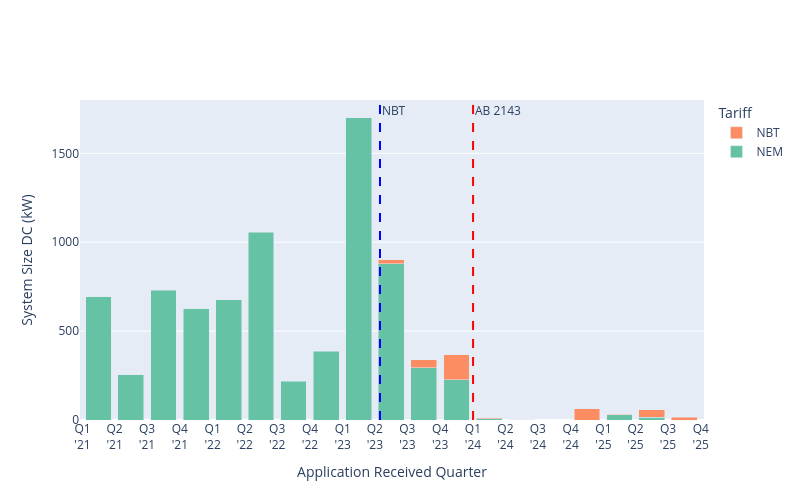

The notebook cell saved with this chart:
### Markdown cell above
## Total Added Capacity in 2021-25

Visualize data applications in terms of applied for capacity per year with NBT and AB 2143 deadlines annotated.

### Code cell
fig = data_vis.commercial_capacity_per_year(df_scci, y_range=1800)
fig.show()

# Write figure
fig.write_image(os.path.join(data_dir, "SC_capacity.png"), scale=5)
fig.write_html(os.path.join(data_dir, "SC_capacity.html"))

### Figure 1 — Plotly figure (JSON) as saved in the notebook; plotly's stock layout.template omitted (floating-point values rounded to 4 significant figures)
{"data": [{"hovertext": ["System Size: 12.0 kW<br> Nbr Applications: 1", "System Size: 0.0 kW<br> Nbr Applications: 0", "System Size: 38.78 kW<br> Nbr Applications: 5", "System Size: 4.04 kW<br> Nbr Applications: 2", "System Size: 0.0 kW<br> Nbr Applications: 0", "System Size: 10.077 kW<br> Nbr Applications: 4", "System Size: 13.924 kW<br> Nbr Applications: 1", "System Size: 37.241 kW<br> Nbr Applications: 2", "System Size: 82.457 kW<br> Nbr Applications: 2", "System Size: 24.36 kW<br> Nbr Applications: 2", "System Size: 131.69 kW<br> Nbr Applications: 5", "System Size: 22.8 kW<br> Nbr Applications: 1", "System Size: 213.72299999999998 kW<br> Nbr Applications: 3", "System Size: 85.016 kW<br> Nbr Applications: 2", "System Size: 167.937 kW<br> Nbr Applications: 3", "System Size: 365.216 kW<br> Nbr Applications: 7", "System Size: 98.06700000000001 kW<br> Nbr Applications: 3", "System Size: 11.543000000000001 kW<br> Nbr Applications: 3", "System Size: 7.327999999999999 kW<br> Nbr Applications: 2", "System Size: 22.200000000000003 kW<br> Nbr Applications: 3", "System Size: 18.072 kW<br> Nbr Applications: 2", "System Size: 7.92 kW<br> Nbr Applications: 1", "System Size: 179.167 kW<br> Nbr Applications: 1", "System Size: 0.0 kW<br> Nbr Applications: 0", "System Size: 89.204 kW<br> Nbr Applications: 3", "System Size: 660.636 kW<br> Nbr Applications: 6", "System Size: 124.244 kW<br> Nbr Applications: 4", "System Size: 410.86 kW<br> Nbr Applications: 2", "System Size: 326.22700000000003 kW<br> Nbr Applications: 2", "System Size: 917.8800000000001 kW<br> Nbr Applications: 4", "System Size: 826.2239999999999 kW<br> Nbr Applications: 2", "System Size: 463.483 kW<br> Nbr Applications: 9", "System Size: 555.115 kW<br> Nbr Applications: 5", "System Size: 37.769000000000005 kW<br> Nbr Applications: 7", "System Size: 474.656 kW<br> Nbr Applications: 6", "System Size: 141.86599999999999 kW<br> Nbr Applications: 4", "System Size: 690.309 kW<br> Nbr Applications: 11", "System Size: 511.50600000000003 kW<br> Nbr Applications: 7", "System Size: 137.04 kW<br> Nbr Applications: 3", "System Size: 874.764 kW<br> Nbr Applications: 4", "System Size: 1404.4959999999999 kW<br> Nbr Applications: 3", "System Size: 140.029 kW<br> Nbr Applications: 2", "System Size: 7.028 kW<br> Nbr Applications: 1", "System Size: 135.44299999999998 kW<br> Nbr Applications: 3", "System Size: 18.576999999999998 kW<br> Nbr Applications: 3", "System Size: 514.795 kW<br> Nbr Applications: 7", "System Size: 358.44000000000005 kW<br> Nbr Applications: 3", "System Size: 578.741 kW<br> Nbr Applications: 8", "System Size: 553.971 kW<br> Nbr Applications: 9", "System Size: 193.507 kW<br> Nbr Applications: 6", "System Size: 588.889 kW<br> Nbr Applications: 3", "System Size: 1201.4569999999999 kW<br> Nbr Applications: 8", "System Size: 332.49 kW<br> Nbr Applications: 6", "System Size: 176.428 kW<br> Nbr Applications: 5", "System Size: 73.696 kW<br> Nbr Applications: 3", "System Size: 187.39 kW<br> Nbr Applications: 4", "System Size: 472.40200000000004 kW<br> Nbr Applications: 6", "System Size: 512.2420000000001 kW<br> Nbr Applications: 4", "System Size: 193.353 kW<br> Nbr Applications: 4", "System Size: 517.452 kW<br> Nbr Applications: 6", "System Size: 77.76700000000001 kW<br> Nbr Applications: 6", "System Size: 288.484 kW<br> Nbr Applications: 9", "System Size: 228.761 kW<br> Nbr Applications: 3", "System Size: 126.577 kW<br> Nbr Applications: 5", "System Size: 569.9440000000001 kW<br> Nbr Applications: 6", "System Size: 693.125 kW<br> Nbr Applications: 3", "System Size: 253.393 kW<br> Nbr Applications: 5", "System Size: 729.438 kW<br> Nbr Applications: 15", "System Size: 626.913 kW<br> Nbr Applications: 11", "System Size: 677.1469999999999 kW<br> Nbr Applications: 7", "System Size: 1055.566 kW<br> Nbr Applications: 3", "System Size: 218.726 kW<br> Nbr Applications: 6", "System Size: 387.37 kW<br> Nbr Applications: 8", "System Size: 1700.729 kW<br> Nbr Applications: 20", "System Size: 878.356 kW<br> Nbr Applications: 19", "System Size: 293.684 kW<br> Nbr Applications: 5", "System Size: 226.952 kW<br> Nbr Applications: 9", "System Size: 6.935 kW<br> Nbr Applications: 1", "System Size: 2.235 kW<br> Nbr Applications: 1", "System Size: 0.0 kW<br> Nbr Applications: 0", "System Size: 0.0 kW<br> Nbr Applications: 0", "System Size: 30.48 kW<br> Nbr Applications: 1", "System Size: 14.455 kW<br> Nbr Applications: 1"], "marker": {"color": "rgb(102,194,165)"}, "name": "NEM", "offsetgroup": "0", "type": "bar", "x": ["2004-12-31T00:00:00.000000", "2005-03-31T00:00:00.000000", "2005-06-30T00:00:00.000000", "2005-09-30T00:00:00.000000", "2005-12-31T00:00:00.000000", "2006-03-31T00:00:00.000000", "2006-06-30T00:00:00.000000", "2006-09-30T00:00:00.000000", "2006-12-31T00:00:00.000000", "2007-03-31T00:00:00.000000", "2007-06-30T00:00:00.000000", "2007-09-30T00:00:00.000000", "2007-12-31T00:00:00.000000", "2008-03-31T00:00:00.000000", "2008-06-30T00:00:00.000000", "2008-09-30T00:00:00.000000", "2008-12-31T00:00:00.000000", "2009-03-31T00:00:00.000000", "2009-06-30T00:00:00.000000", "2009-09-30T00:00:00.000000", "2009-12-31T00:00:00.000000", "2010-03-31T00:00:00.000000", "2010-06-30T00:00:00.000000", "2010-09-30T00:00:00.000000", "2010-12-31T00:00:00.000000", "2011-03-31T00:00:00.000000", "2011-06-30T00:00:00.000000", "2011-09-30T00:00:00.000000", "2011-12-31T00:00:00.000000", "2012-03-31T00:00:00.000000", "2012-06-30T00:00:00.000000", "2012-09-30T00:00:00.000000", "2012-12-31T00:00:00.000000", "2013-03-31T00:00:00.000000", "2013-06-30T00:00:00.000000", "2013-09-30T00:00:00.000000", "2013-12-31T00:00:00.000000", "2014-03-31T00:00:00.000000", "2014-06-30T00:00:00.000000", "2014-09-30T00:00:00.000000", "2014-12-31T00:00:00.000000", "2015-03-31T00:00:00.000000", "2015-06-30T00:00:00.000000", "2015-09-30T00:00:00.000000", "2015-12-31T00:00:00.000000", "2016-03-31T00:00:00.000000", "2016-06-30T00:00:00.000000", "2016-09-30T00:00:00.000000", "2016-12-31T00:00:00.000000", "2017-03-31T00:00:00.000000", "2017-06-30T00:00:00.000000", "2017-09-30T00:00:00.000000", "2017-12-31T00:00:00.000000", "2018-03-31T00:00:00.000000", "2018-06-30T00:00:00.000000", "2018-09-30T00:00:00.000000", "2018-12-31T00:00:00.000000", "2019-03-31T00:00:00.000000", "2019-06-30T00:00:00.000000", "2019-09-30T00:00:00.000000", "2019-12-31T00:00:00.000000", "2020-03-31T00:00:00.000000", "2020-06-30T00:00:00.000000", "2020-09-30T00:00:00.000000", "2020-12-31T00:00:00.000000", "2021-03-31T00:00:00.000000", "2021-06-30T00:00:00.000000", "2021-09-30T00:00:00.000000", "2021-12-31T00:00:00.000000", "2022-03-31T00:00:00.000000", "2022-06-30T00:00:00.000000", "2022-09-30T00:00:00.000000", "2022-12-31T00:00:00.000000", "2023-03-31T00:00:00.000000", "2023-06-30T00:00:00.000000", "2023-09-30T00:00:00.000000", "2023-12-31T00:00:00.000000", "2024-03-31T00:00:00.000000", "2024-06-30T00:00:00.000000", "2024-09-30T00:00:00.000000", "2024-12-31T00:00:00.000000", "2025-03-31T00:00:00.000000", "2025-06-30T00:00:00.000000"], "xperiod": "M3", "xperiodalignment": "middle", "y": [12.0, 0.0, 38.78, 4.04, 0.0, 10.08, 13.92, 37.24, 82.46, 24.36, 131.7, 22.8, 213.7, 85.02, 167.9, 365.2, 98.07, 11.54, 7.328, 22.2, 18.07, 7.92, 179.2, 0.0, 89.2, 660.6, 124.2, 410.9, 326.2, 917.9, 826.2, 463.5, 555.1, 37.77, 474.7, 141.9, 690.3, 511.5, 137.0, 874.8, 1404.0, 140.0, 7.028, 135.4, 18.58, 514.8, 358.4, 578.7, 554.0, 193.5, 588.9, 1201.0, 332.5, 176.4, 73.7, 187.4, 472.4, 512.2, 193.4, 517.5, 77.77, 288.5, 228.8, 126.6, 569.9, 693.1, 253.4, 729.4, 626.9, 677.1, 1056.0, 218.7, 387.4, 1701.0, 878.4, 293.7, 227.0, 6.935, 2.235, 0.0, 0.0, 30.48, 14.46]}, {"hovertext": ["System Size: 24.072 kW<br> Nbr Applications: 1", "System Size: 45.958 kW<br> Nbr Applications: 2", "System Size: 141.12 kW<br> Nbr Applications: 1", "System Size: 5.083 kW<br> Nbr Applications: 1", "System Size: 0.0 kW<br> Nbr Applications: 0", "System Size: 0.0 kW<br> Nbr Applications: 0", "System Size: 63.5 kW<br> Nbr Applications: 1", "System Size: 2.821 kW<br> Nbr Applications: 1", "System Size: 43.943 kW<br> Nbr Applications: 3", "System Size: 15.516 kW<br> Nbr Applications: 1"], "marker": {"color": "rgb(252,141,98)"}, "name": "NBT", "offsetgroup": "0", "type": "bar", "x": ["2023-06-30T00:00:00.000000", "2023-09-30T00:00:00.000000", "2023-12-31T00:00:00.000000", "2024-03-31T00:00:00.000000", "2024-06-30T00:00:00.000000", "2024-09-30T00:00:00.000000", "2024-12-31T00:00:00.000000", "2025-03-31T00:00:00.000000", "2025-06-30T00:00:00.000000", "2025-09-30T00:00:00.000000"], "xperiod": "M3", "xperiodalignment": "middle", "y": [24.07, 45.96, 141.1, 5.083, 0.0, 0.0, 63.5, 2.821, 43.94, 15.52]}], "layout": {"annotations": [{"font": {"size": 12}, "showarrow": false, "text": "NBT", "x": 1681542000000, "xanchor": "left", "xref": "x", "y": 1, "yanchor": "top", "yref": "y domain"}, {"font": {"size": 12}, "showarrow": false, "text": "AB 2143", "x": 1704096000000, "xanchor": "left", "xref": "x", "y": 1, "yanchor": "top", "yref": "y domain"}], "autosize": false, "barmode": "stack", "font": {"size": 12}, "height": 500, "legend": {"title": {"text": "Tariff"}}, "shapes": [{"line": {"color": "blue", "dash": "dash", "width": 2}, "type": "line", "x0": 1681542000000, "x1": 1681542000000, "xref": "x", "y0": 0, "y1": 1, "yref": "y domain"}, {"line": {"color": "red", "dash": "dash", "width": 2}, "type": "line", "x0": 1704096000000, "x1": 1704096000000, "xref": "x", "y0": 0, "y1": 1, "yref": "y domain"}], "width": 800, "xaxis": {"dtick": "M3", "range": ["2020-12-25", "2025-10-10"], "tickangle": 0, "tickformat": "Q%q<br>'%y", "title": {"text": "Application Received Quarter"}}, "yaxis": {"range": [0, 1800], "title": {"text": "System Size DC (kW)"}}}}
